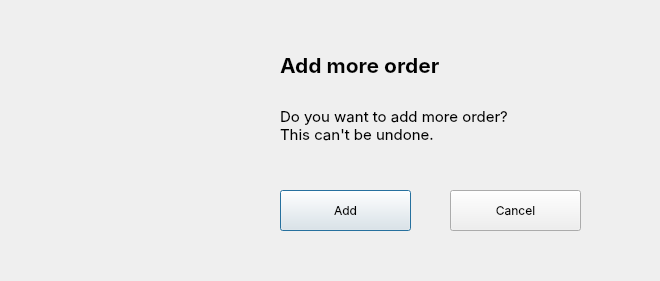
<?xml version="1.0" encoding="UTF-8"?>
<ui version="4.0">
 <class>Dialog</class>
 <widget class="QDialog" name="Dialog">
  <property name="geometry">
   <rect>
    <x>0</x>
    <y>0</y>
    <width>660</width>
    <height>281</height>
   </rect>
  </property>
  <property name="windowTitle">
   <string>Dialog</string>
  </property>
  <widget class="QLabel" name="label">
   <property name="geometry">
    <rect>
     <x>40</x>
     <y>40</y>
     <width>200</width>
     <height>200</height>
    </rect>
   </property>
   <property name="text">
    <string/>
   </property>
   <property name="pixmap">
    <pixmap>add.png</pixmap>
   </property>
   <property name="scaledContents">
    <bool>true</bool>
   </property>
  </widget>
  <widget class="QPushButton" name="add_btn">
   <property name="geometry">
    <rect>
     <x>280</x>
     <y>190</y>
     <width>131</width>
     <height>41</height>
    </rect>
   </property>
   <property name="font">
    <font>
     <family>SF Pro Display</family>
     <pointsize>9</pointsize>
    </font>
   </property>
   <property name="text">
    <string>Add</string>
   </property>
   <property name="default">
    <bool>false</bool>
   </property>
   <property name="flat">
    <bool>false</bool>
   </property>
  </widget>
  <widget class="QPushButton" name="pushButton_2">
   <property name="geometry">
    <rect>
     <x>450</x>
     <y>190</y>
     <width>131</width>
     <height>41</height>
    </rect>
   </property>
   <property name="font">
    <font>
     <family>SF Pro Display</family>
     <pointsize>9</pointsize>
    </font>
   </property>
   <property name="text">
    <string>Cancel</string>
   </property>
  </widget>
  <widget class="QLabel" name="label_2">
   <property name="geometry">
    <rect>
     <x>280</x>
     <y>30</y>
     <width>391</width>
     <height>71</height>
    </rect>
   </property>
   <property name="font">
    <font>
     <family>SF Pro Display</family>
     <pointsize>16</pointsize>
     <weight>75</weight>
     <bold>true</bold>
    </font>
   </property>
   <property name="text">
    <string>Add more order</string>
   </property>
  </widget>
  <widget class="QLabel" name="label_3">
   <property name="geometry">
    <rect>
     <x>280</x>
     <y>90</y>
     <width>391</width>
     <height>71</height>
    </rect>
   </property>
   <property name="font">
    <font>
     <family>SF Pro Display</family>
     <pointsize>11</pointsize>
     <weight>50</weight>
     <bold>false</bold>
    </font>
   </property>
   <property name="text">
    <string>&lt;html&gt;&lt;head/&gt;&lt;body&gt;&lt;p&gt;Do you want to add more order?&lt;br/&gt;This can't be undone.&lt;/p&gt;&lt;/body&gt;&lt;/html&gt;</string>
   </property>
  </widget>
 </widget>
 <resources/>
 <connections/>
</ui>
